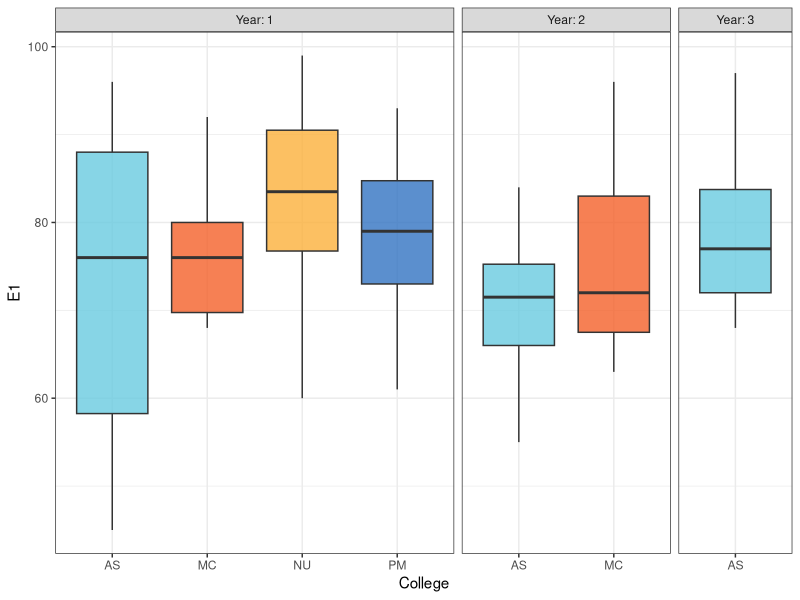

Source code (R):
## ---- chunk 1
library(ggplot2)
students <- readr::read_table("data/CourseData.txt")[, -1]
students
## ---- chunk 2
ggplot(students, aes(College, E1)) +
  geom_boxplot(aes(fill = stage(College, after_scale = alpha(fill, 0.8))), show.legend = FALSE) +
  facet_grid(~Year, scales = "free", space = "free_x", labeller = labeller(Year = label_both)) +
  theme_bw() +
  scale_fill_manual(values = c("#69cadf", "#f4602a", "#fbb03b", "#3273c2"))
